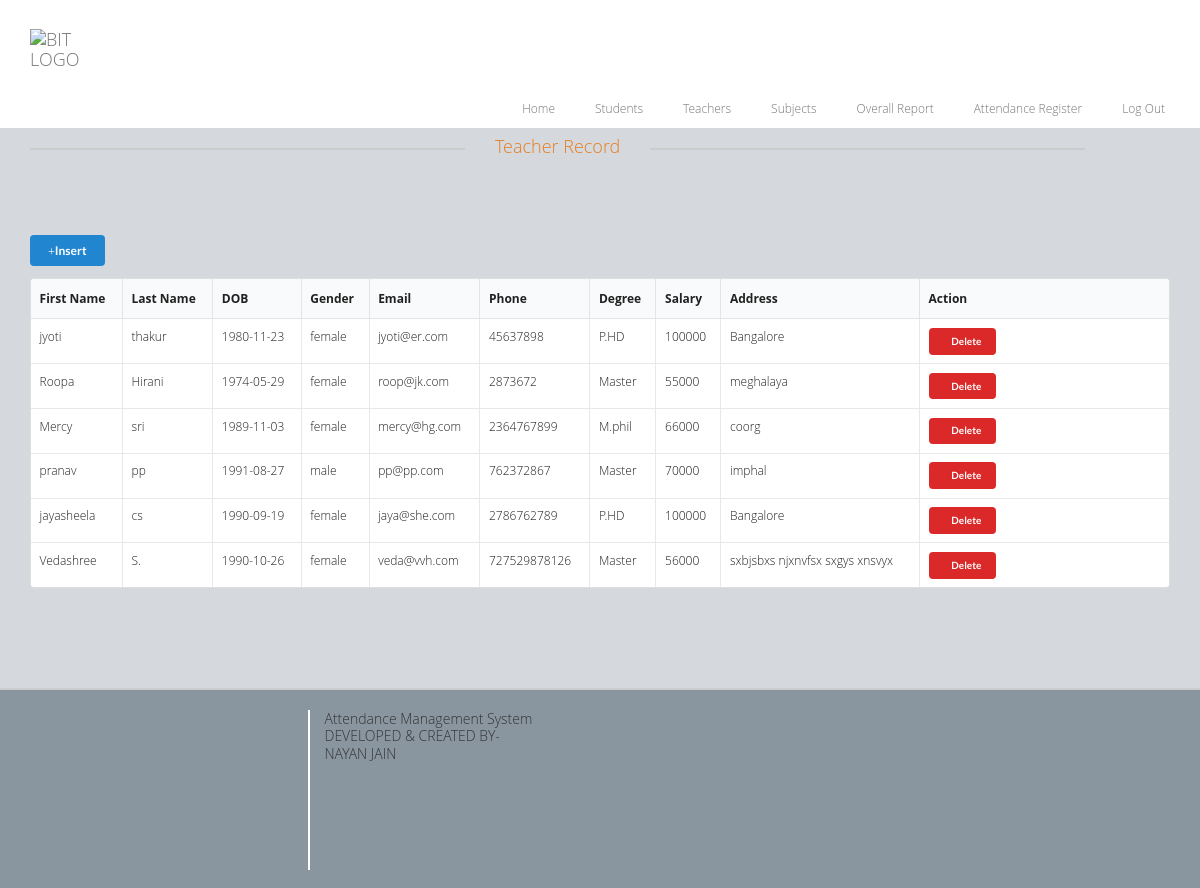
Page /teacher.php on the committed database.
### tables this page shows
CREATE TABLE `teacher_table` (
  `teacher_id` int(11) NOT NULL,
  `first_name` varchar(64) NOT NULL,
  `last_name` varchar(64) NOT NULL,
  `dob` date NOT NULL,
  `gender` varchar(8) NOT NULL,
  `email` varchar(32) NOT NULL,
  `phone` varchar(32) DEFAULT NULL,
  `degree` varchar(32) NOT NULL,
  `salary` varchar(64) NOT NULL,
  `address` text NOT NULL
);

### functions.php (called while the page is built, shortened)
  <?php
    Class db{
function get_all_teacher($conn,$table,$limit){
       try {
			$query = "SELECT * FROM {$table} ORDER BY  teacher_id LIMIT {$limit}";
				$stmt = $conn->prepare($query);
				$stmt->execute();
				return $stmt->fetchAll();
		} catch (Exception $e) {
			return "ERROR". $e->getMessage();
		}
      }
	}

### teacher.php (the view, shortened to what this page needs)
<?php
 include "includes/header.php"; ?>
  <?php $db = new db(); ?>
<div class="container">
              <div class="row">
                    <div class="templatemo-line-header" style="margin-top: 0px;" >
                        <div class="text-center">
                            <hr class="team_hr team_hr_left hr_gray"/><span class="span_blog txt_darkgrey txt_orange">Teacher Record</span>
                            <hr class="team_hr team_hr_right hr_gray" />
                        </div>
                    </div>
                </div>
               <p><a href="teacher_entry.php" class="ui blue tiny button "><i class="glyphicon glyphicon-plus"> </i>Insert</a></p>
                <div class="table-responsive">
                 <table class="ui celled table table table-hover">
                  <thead>
                    <tr>
                      <th>First Name</th>
                      <th>Last Name</th>
                      <th>DOB</th>
                      <th>Gender</th>
                      <th>Email</th>
                      <th>Phone</th>
                      <th>Degree</th>
                      <th>Salary</th>
                      <th>Address</th>
                      <th>Action</th>
                    </tr>
                  </thead>
     <tbody>
          <?php
            $veiw = $db->get_all_teacher($conn,'teacher_table',10);
            foreach ($veiw as $post) {
          echo '<tr>';
            echo '<td>'. $post['first_name'] . '</td>';
            echo '<td>'. $post['last_name'] . '</td>';
            echo '<td>'. $post['dob'] . '</td>';
            echo '<td>'. $post['gender'] . '</td>';
            echo '<td>'. $post['email'] . '</td>';
            echo '<td>'. $post['phone'] . '</td>';
            echo '<td>'. $post['degree'] . '</td>';
            echo '<td>'. $post['salary'] . '</td>';
            echo '<td>'. $post['address'] . '</td>';
            echo '<td width=250>';
            echo "<div class='ui mini buttons'>";
            echo '<a class="ui mini red button" href="teacher.php?teacher_id='.$post['teacher_id'].'"><i class="glyphicon glyphicon-remove"> </i>Delete</a>';
            echo "</div>";
            echo '</td>';
           echo '</tr>';
            }
           ?>
      </tbody>
            </table>
            </div>
            </div>
<?php include "includes/footer.php"; ?>

### templatemo_style.css (style rules this page uses)
body, html { overflow-x:hidden; }
body { background-color: #ffffff; font-family: 'Open Sans', Arial, Helvetice Neue, sans-serif; font-size: 12px; font-weight: 300; font-style: normal; -webkit-font-smoothing: antialiased; -webkit-text-size-adjust: 100%; }
h1, h2, h3, h4, h5, h6, span, p { font-family: 'Open Sans', Arial, Helvetice Neue, sans-serif; }
.team_hr { border: 1px solid #fff; width: 39.5%; float: left; }
.team_hr_left { margin-right: 30px; margin-left: 15px; }
.team_hr_right { margin-left: 30px; }
.hr_gray { border: 1px solid #cccccc; }
.templatemo-line-header { margin-top:100px; margin-bottom:80px; }
.txt_darkgrey { color: #333333; }
.txt_orange { color: #e67e22; }
.templatemo-line-header span { font-size: 18px; float :left; margin-top: 10px; }
.span_blog { margin-bottom: 80px; }
@media (min-width:991px) and (max-width: 1200px) { .team_hr { width: 37%; } }

### rows in the picture
teacher_table: first_name "jyoti", last_name "thakur", dob "1980-11-23", gender "female", email "jyoti@er.com", phone "45637898", degree "P.HD", salary "100000", address "Bangalore"
teacher_table: first_name "Roopa", last_name "Hirani", dob "1974-05-29", gender "female", email "roop@jk.com", phone "2873672", degree "Master", salary "55000", address "meghalaya"
teacher_table: first_name "Mercy", last_name "sri", dob "1989-11-03", gender "female", email "mercy@hg.com", phone "2364767899", degree "M.phil", salary "66000", address "coorg"
teacher_table: first_name "pranav", last_name "pp", dob "1991-08-27", gender "male", email "pp@pp.com", phone "762372867", degree "Master", salary "70000", address "imphal"
teacher_table: first_name "jayasheela", last_name "cs", dob "1990-09-19", gender "female", email "jaya@she.com", phone "2786762789", degree "P.HD", salary "100000", address "Bangalore"
teacher_table: first_name "Vedashree", last_name "S.", dob "1990-10-26", gender "female", email "veda@vvh.com", phone "727529878126", degree "Master", salary "56000", address "sxbjsbxs njxnvfsx sxgys xnsvyx"
